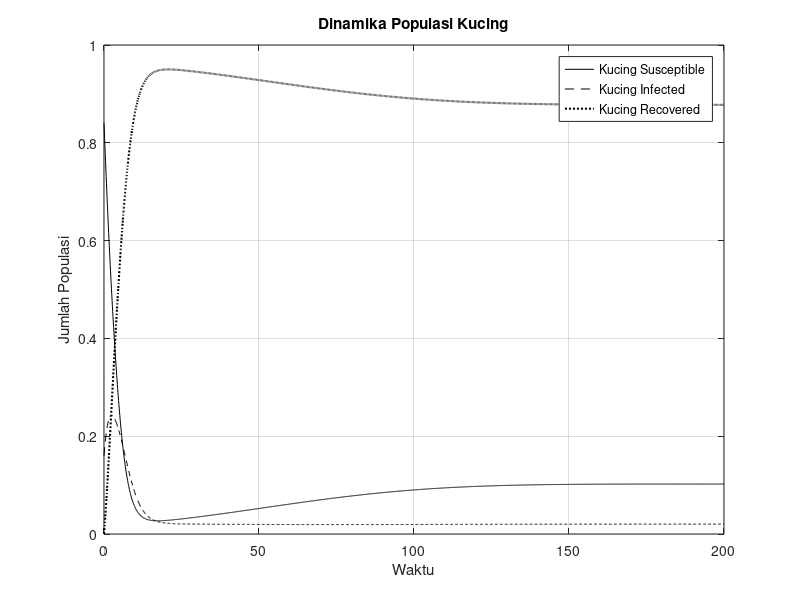

The MATLAB source for this figure:
clear all;
close all;
clc;

alphaH = 0.0233;
miuH = 0.0233;
betaH = 0.0206;
gammaH = 0.5;
k = 0.2;
miuO = 0.0384;
miuC = 0.0115;
alphaC = 0.0115;
betaC = 0.962;
gammaC = 0.5;
tau = 2;

Sh0 = 0.96;
Ih0 = 0.04;
Rh0 = 0;
Sc0 = 0.84;
Ic0 = 0.16;
Rc0 = 0;
O0 = 0.2;
t0 = 0;
tEnd = 200;
h = 0.1;
N = (tEnd-t0)/h;
Nt=tau/h;

%Solusi awal
T = (t0:h:tEnd);
Tt=(-tau:h:t0);
Sh = zeros(1,(N+1));
Sh(1)=Sh0;
Ih = zeros(1,(N+1));
Ih(1)=Ih0;
Rh = zeros(1,(N+1));
Rh(1)=Rh0;
O = zeros(1,(N+1));
O(1)=O0;
Sc = zeros(1,(N+1));
Sc(1)=Sc0;
Ic = zeros(1,(N+1));
Ic(1)=Ic0;
Rc = zeros(1,(N+1));
Rc(1)=Rc0;
Ik=Ic0+Tt-Tt;

%Metode Euler
for i = 1:N;
    Fi=alphaH-miuH*Sh(i)-betaH*Sh(i)*O(i);
    Sh(i+1) = Sh(i)+h*Fi;
    Gi =betaH*Sh(i)*O(i)-(miuH+gammaH)*Ih(i);
    Ih(i+1) = Ih(i)+h*Gi;
    Ri = gammaH*Ih(i)-miuH*Rh(i);
    Rh(i+1) = Rh(i)+h*Ri;
    Hi=k*Ik(i)-miuO*O(i);
    O(i+1) = O(i)+h*Hi;
    Ji=alphaC-miuC*Sc(i)-betaC*Sc(i)*O(i);
    Sc(i+1) = Sc(i)+h*Ji;
    Ki =betaC*Sc(i)*O(i)-(miuC+gammaC)*Ic(i);
    Ic(i+1) = Ic(i)+h*Ki;
    Ni = gammaC*Ic(i)-miuC*Rc(i);
    Rc(i+1) = Rc(i)+h*Ni;
    Ik(Nt+1+i)=Ic(i);
end

%plot
plot (T,Sc,'-k',T,Ic,'--k',T,Rc,':k','LineWidth',1.5);
xlabel ('Waktu'), ylabel ('Jumlah Populasi');
grid on;
legend('Kucing Susceptible', 'Kucing Infected', 'Kucing Recovered');
title('Dinamika Populasi Kucing');